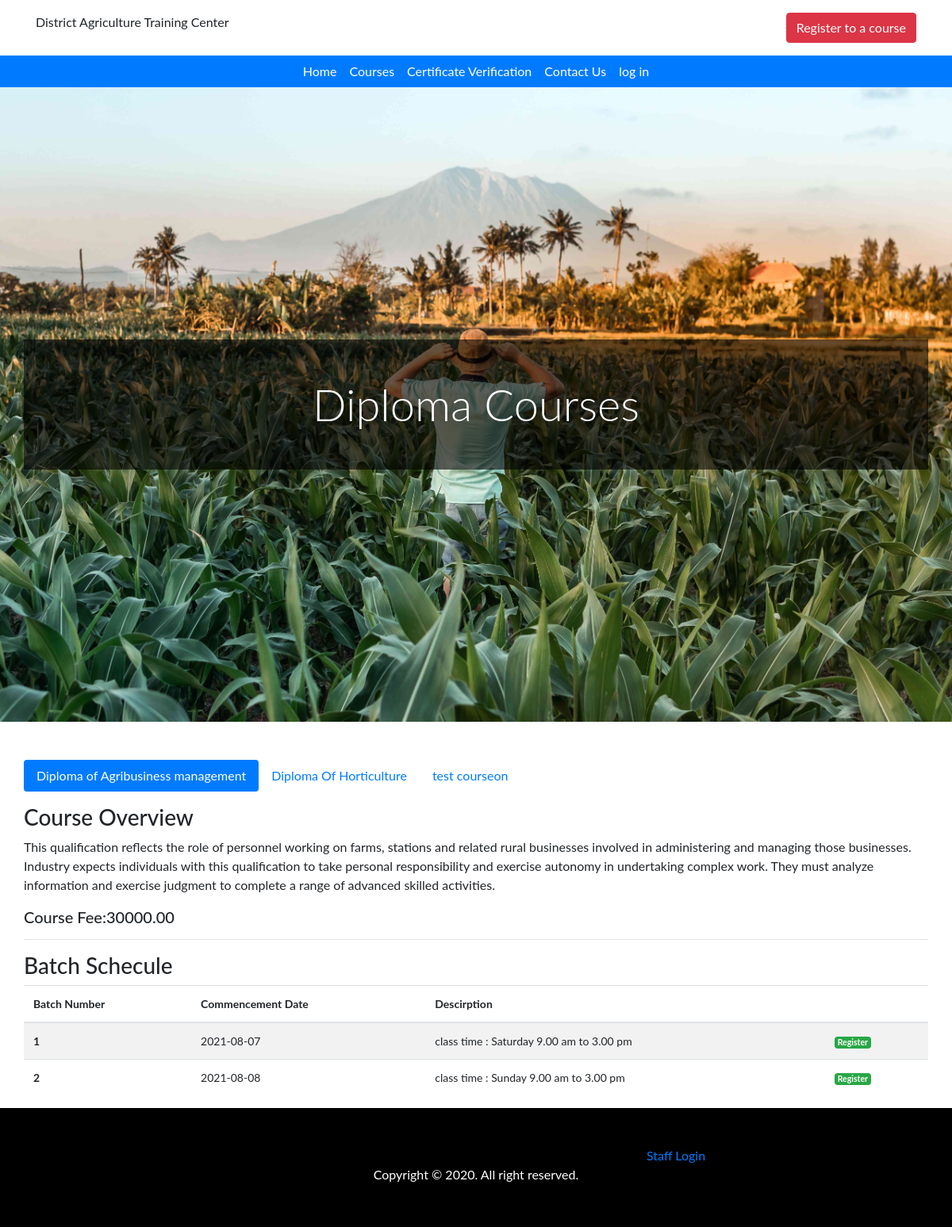
The page /user/showCourse/diploma on the database its author committed.
### tables this page shows
CREATE TABLE `course_table` (
  `course_id` int(11) NOT NULL,
  `course_name` varchar(255) NOT NULL,
  `course_description` text NOT NULL,
  `course_fee` text NOT NULL,
  `state` enum('active','inactive','delete') NOT NULL,
  `staff_id` int(11) NOT NULL,
  `course_type` enum('diploma','threedays','oneday') NOT NULL,
  `submit_date` date NOT NULL
);

CREATE TABLE `batch_table` (
  `batch_id` int(11) NOT NULL,
  `course_id` int(11) NOT NULL,
  `staff_id` int(11) NOT NULL,
  `batch_number` char(3) NOT NULL,
  `create_date` date NOT NULL,
  `commence_date` date NOT NULL,
  `tentitive_close_date` date NOT NULL,
  `close_date` date DEFAULT NULL,
  `discription` varchar(255) NOT NULL,
  `state` enum('active','complete','inactive') NOT NULL
);

### application/controllers/user.php (called while the page is built, shortened)
<?php
Class User extends CI_Controller {
    public function __construct() {
		$this->load->helper('captcha');
		$this->load->helper('form');
		$this->load->library('form_validation');
		$this->load->library('session');
		$this->load->helper('url');
		$this->load->model('user_model');
		$this->load->model('search_model');
		$this->load->model('trainer_model');
		$this->load->model('attendance_model');
	}
public function showCourse($category){
	if($category == 'diploma'){
		$result_course = $this->user_model->read_active_course($category);
		if(!$result_course){
			$data['error_message_display'] = 'cannot find diploma related courses';
		}else{
		foreach($result_course as $key => $single_course){
			$result_batch = $this->user_model->read_active_batch($single_course->course_id);
			$single_course->datch_detail = $result_batch;
			$result_course_with_batch[] = $single_course;
		}
		}
		$data['course_wise_active_batch'] = $result_course_with_batch;
		$this->load->view('course-diploma',$data);
	}else if($category == 'training'){
		$result_course = $this->user_model->read_active_course($category);
		if(!$result_course){
			echo "cannot find traning related courses";
			$data['error_message_display'] = 'cannot find training related courses';
		}else{
			foreach($result_course as $key => $single_course){
				$result_batch = $this->user_model->read_active_batch($single_course->course_id);
				$single_course->datch_detail = $result_batch;
				$result_course_with_batch[] = $single_course;
			}
			$data['course_wise_active_batch'] = $result_course_with_batch;
		}
		$this->load->view('course-diploma',$data);
	}
}
}
?>

### index.php (called while the page is built, shortened)
<?php
require_once BASEPATH.'core/CodeIgniter.php';

### application/models/user_model.php (called while the page is built, shortened)
<?php
class User_model extends CI_Model
{
    public function read_active_course($data){
        if($data == 'diploma'){
            $condition = "course_type = " . "'" . $data . "' AND state = 'active'";
        }else if($data == 'training'){
            $condition = "course_type = 'threedays' OR course_type = 'oneday'  AND state = 'active'";
        }
        $this->db->select('*');
        $this->db->from('course_table');
        $this->db->where($condition);
        $query = $this->db->get();
        if($query->num_rows() > 0){
            return $query->result();
        }else{
            return false;
        }
    }
    public function read_active_batch($data){
        $condition = "course_id = " . "'" . $data . "' AND state = 'active'";
        $this->db->select('*');
        $this->db->from('batch_table');
        $this->db->where($condition);
        $query = $this->db->get();
        if($query->num_rows() > 0){
            return $query->result();
        }else{
            return false;
        }
    }
}

### application/views/course-diploma.php (the view, shortened to what this page needs)
<?php $this->load->view('header'); ?>
<body>
  <?php $this->load->view('top-navigation'); ?>
  <header class="bg-primary py-5 mb-5 banner">
    <div class="container h-100">
      <div class="row h-100 align-items-center">
        <div class="col-lg-12 banner-content-wrapper">
          <h1 class="display-4 text-white my-5 mb-2 text-center">Diploma Courses</h1>
        </div>
      </div>
    </div>
  </header>
  <div class="container">
    <div class="row">
      <?php
      $tabActivFlag = true;
      $tabContentActivFlag = true;
      echo '<ul class="nav nav-pills mb-3 col-12" id="pills-tab" role="tablist">';
      foreach ($course_wise_active_batch as $key => $active_course) {
        echo '<li class="nav-item" role="presentation">';
        if($tabActivFlag){
          echo '<a class="nav-link active" id="pills-home-tab" data-toggle="pill" href="#course'.$active_course->course_id.'" role="tab" aria-controls="pills-home" aria-selected="true">' . $active_course->course_name . '</a>';
          $tabActivFlag = false;
        }else{
          echo '<a class="nav-link" id="pills-home-tab" data-toggle="pill" href="#course'.$active_course->course_id.'" role="tab" aria-controls="pills-home" aria-selected="true">' . $active_course->course_name . '</a>';
        }
        echo '</li>';
      }
      echo '</ul>';
      echo '<div class="tab-content" id="pills-tabContent">';
      foreach ($course_wise_active_batch as $key => $active_course) {
        if($tabContentActivFlag){
          echo '<div class="tab-pane fade show active" id="course'.$active_course->course_id.'" role="tabpanel" aria-labelledby="pills-home-tab">';
          $tabContentActivFlag = false;
        }else{
          echo '<div class="tab-pane fade show" id="course'.$active_course->course_id.'" role="tabpanel" aria-labelledby="pills-home-tab">';
        }
        echo '<div class="row">';
        echo '<div class="col-12">';
        echo '<h3>Course Overview</h3>
              <p>';
                echo $active_course->course_description;
              echo '</p>';
              echo '<h5>Course Fee:' .  $active_course->course_fee . '</h5>';
             echo '<hr>
              <h3>Batch Schecule</h3>';
        if (isset($active_course->datch_detail) && !empty($active_course->datch_detail)) {
          echo '<table class="table table-striped">
              <thead>
                <tr>
                  <th scope="col">Batch Number</th>
                  <th scope="col">Commencement Date</th>
                  <th scope="col">Descirption</th>
                  <th scope="col"></th>
                </tr>
              </thead>
              <tbody>';
          foreach ($active_course->datch_detail as $key => $batch) {
            echo '<tr>';
            echo '<th scope="row">' . $batch->batch_number . '</th>';
            echo '<td>' . $batch->commence_date . '</td>';
            echo '<td>' . $batch->discription . '</td>';
            echo '<td><a href="'. base_url('user/veiwRegister/'.$batch->course_id.'/'.$batch->batch_number) . '" class="badge badge-success">Register </a></td>';
            echo '</tr>';
          }
          echo '</tbody>';
          echo '</table>';
        } else {
          echo "no new batch found";
        }
        echo '</div>';
          echo '</div>';
          echo '</div>';
      }
      echo '</div>';
      ?>
    </div>
  </div>
  <?php $this->load->view('footer'); ?>

### application/views/header.php (shortened to what this page needs)
<!DOCTYPE html>
<html lang="en">
    <head>
        <link href="<?php echo  base_url('/assets/bootstrap/css/bootstrap.min.css');?>" rel="stylesheet">
        <link href="<?php echo  base_url('/assets/css/style.css');?>" type="text/css" rel="stylesheet">
    </head>

### application/views/top-navigation.php
<div class="container">
        <div class="top-bar py-3">
            <div class="row">
                <div class="col-md-7 hidden-xs hidden-sm">
                    <span>District Agriculture Training Center</span>
                </div>
                <div class="col-md-5 text-right">
                    <div class="top-bar-right">
                        <?php
                            if(isset($this->session->userdata('user_detail')['type']) && ($this->session->userdata('user_detail')['type'] == 'admin' || $this->session->userdata('user_detail')['type'] == 'coordinator')){
                                echo '<a class="btn btn-danger" id="appointment" href="'. base_url('/user/pendingOnlineRegistration') .'">View Pending Registrations</a>';
                            }else{
                                echo '<a class="btn btn-danger" id="appointment" href="'. base_url('/#courseview') .'">Register to a course</a>';
                            }
                        ?>
                    </div>
                </div>
            </div>
        </div>
    </div>
    <nav class="navbar navbar-expand-lg sticky-top navbar-light bg-primary py-0">
        <div class="container">
            <div id="navbarNav" class="collapse navbar-collapse">
                <ul class="navbar-nav ml-auto mr-auto">
                <?php $dashboad_active = ($this->session->current_menu == 'index') ? 'text-dark bg-warning' : 'text-white'; ?>
                    <li class="nav-item active"><a class="<?php echo $dashboad_active ?> nav-link" href="<?php echo base_url(); ?>">Home</a></li>
                    <li class="nav-item"><a class="text-white nav-link" href="<?php echo base_url(); ?>#courseview">Courses</a></li>
                    <?php $dashboad_active = ($this->session->current_menu == 'verification') ? 'text-dark bg-warning' : 'text-white'; ?>
                    <li class="nav-item"><a class=" <?php echo $dashboad_active ?> nav-link" href="<?php echo base_url('/user/verification') ?>">Certificate Verification</a></li>
                    <li class="nav-item"><a class="text-white nav-link" href="#contactinfo">Contact Us</a></li>
                    <?php
                        if(isset($this->session->userdata['user_detail']['login'])){
                            $userType = $this->session->userdata['user_detail']['type'];
                            $dashboad_active = ($this->session->current_menu == 'dashboard') ? 'text-dark bg-warning' : 'text-white';
                            if($userType == 'admin' || $userType  == 'coordinator'){
                                echo "<li class='nav-item'><a class='$dashboad_active nav-link' href='";
                                echo base_url('/user/staffDashBoard');
                                echo "'>Dashboard</a></li>";
                            }else if($userType == 'student' || $userType  == 'trainer'){
                                echo "<li class='nav-item'><a class='$dashboad_active nav-link' href='";
                                echo base_url('/user/clientDashBoard');
                                echo "'>Dashboard</a></li>";
                            }
                            echo "<li class='nav-item'><a class='text-white nav-link' href='";
                            echo base_url('/user/logoutUser/'.$userType);
                            echo "'>log out</a></li>";
                        }
                        else{
                            echo "<li class='nav-item'><a class='text-white nav-link' href='";
                            echo base_url('/user/userLogin');
                            echo "'>log in</a></li>";
                        }
                    ?>
                </ul>
            </div>
        </div>
    </nav>

### application/views/footer.php (shortened to what this page needs)
        <footer class="footer container-fluid">
        <div class="row pt-5">
            <div class="col-4"></div>
            <div class="col-4"></div>
            <div class="col-4">
                <a href="<?php echo base_url('user/staffLogin') ?>">Staff Login</a>
            </div>
        </div>
            <div class="footer-copyright text-center">
                <div class="container">
                    <span>Copyright &copy; 2020. All right reserved.</span>
                </div>
            </div>
        </footer>
    </body>
</html>

### assets/css/style.css (style rules this page uses)
.banner { height: 100vh; min-height: 500px; background-image: url('../img/slider/back-image.jpg'); background-size: cover; background-position: center; background-repeat: no-repeat; }
.banner-content-wrapper { background-color:rgba(0,0,0,.6); }
body { font-family: "Lato", sans-serif; }
.table { font-size: 14px; }
.footer { background-color: #000; color: #fff; height: 150px; }

### rows shown on the page
course_table: course_name "Diploma of Agribusiness management", course_description "This qualification reflects the role of personnel working on farms, stations and related rural businesses involved in administering and managing those businesses. Industry expects individuals with this qualification to take personal responsibility and exercise autonomy in undertaking complex work. They must analyze information and exercise judgment to complete a range of advanced skilled activities.", course_fee "30000.00"
course_table: course_name "Diploma Of Horticulture"
course_table: course_name "test courseon"
batch_table: batch_number "1", commence_date "2021-08-07", discription "class time : Saturday 9.00 am to 3.00 pm"
batch_table: batch_number "2", commence_date "2021-08-08", discription "class time : Sunday 9.00 am to 3.00 pm"
